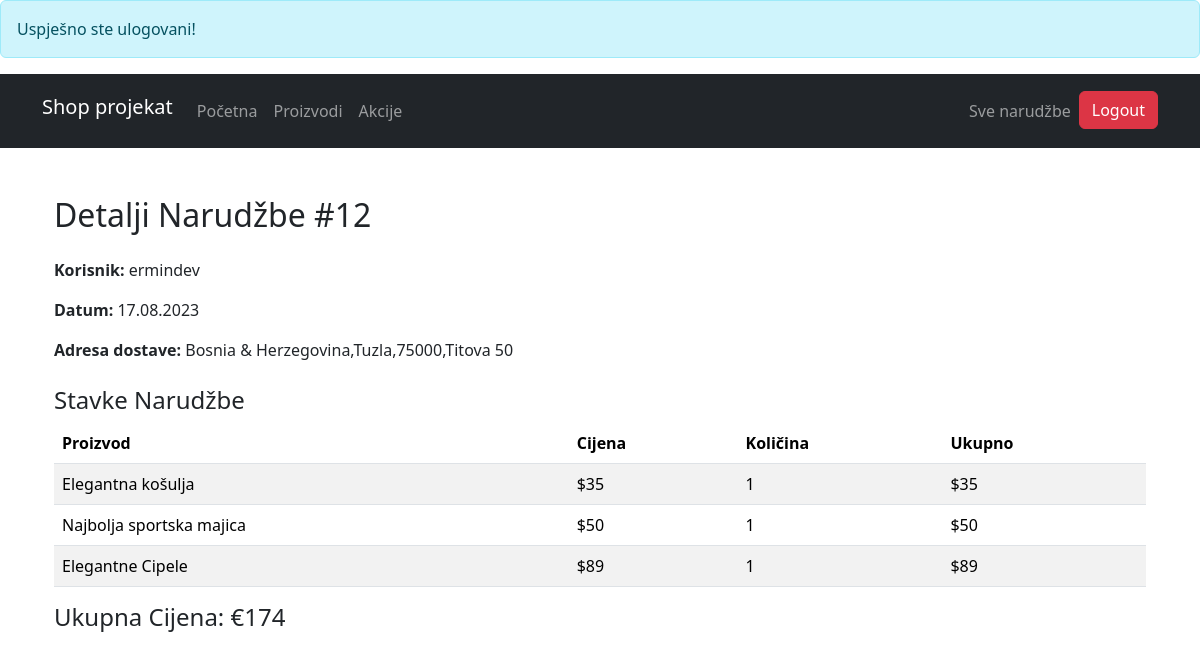
/admin/order_details.php?order_id=12 (signed in), run on the app's committed database.
### tables this page shows
CREATE TABLE `users` (
  `user_id` int(11) NOT NULL,
  `name` varchar(255) NOT NULL,
  `username` varchar(255) NOT NULL,
  `email` varchar(255) NOT NULL,
  `is_admin` int(11) NOT NULL DEFAULT 0,
  `password` varchar(255) NOT NULL,
  `created_at` datetime NOT NULL DEFAULT current_timestamp()
);

CREATE TABLE `orders` (
  `order_id` int(11) NOT NULL,
  `user_id` int(11) NOT NULL,
  `delivery_address` varchar(255) NOT NULL,
  `created_at` datetime NOT NULL DEFAULT current_timestamp()
);

CREATE TABLE `order_items` (
  `order_items_id` int(11) NOT NULL,
  `order_id` int(11) NOT NULL,
  `product_id` int(11) NOT NULL,
  `quantity` int(10) NOT NULL
);

CREATE TABLE `products` (
  `product_id` int(11) NOT NULL,
  `name` varchar(255) NOT NULL,
  `price` varchar(255) NOT NULL,
  `size` varchar(255) NOT NULL,
  `image` varchar(255) NOT NULL,
  `created_at` datetime NOT NULL DEFAULT current_timestamp()
);

### app/classes/Cart.php (called while the page is built, shortened)
<?php
class Cart
{
    public function __construct(){
        global $conn;
        $this->conn = $conn;
    }
}

### app/classes/Order.php (called while the page is built, shortened)
<?php
require_once "Cart.php";
class Order extends Cart
{
    public function get_order_details($order_id)
    {
        $sql = "SELECT p.name, p.price, oi.quantity
            FROM order_items oi
            INNER JOIN products p ON oi.product_id = p.product_id
            WHERE oi.order_id = ?";
        $stmt = $this->conn->prepare($sql);
        $stmt->bind_param("i", $order_id);
        $stmt->execute();
        $result = $stmt->get_result();
        $order_details = array();
        if ($result->num_rows > 0) {
            while ($row = $result->fetch_assoc()) {
                $order_details[] = $row;
            }
        }
        return $order_details;
    }
    public function getOrder($order_id)
    {
        $sql = "SELECT * FROM orders WHERE order_id = ?";
        $stmt = $this->conn->prepare($sql);
        $stmt->bind_param("i", $order_id);
        $stmt->execute();
        $result = $stmt->get_result();
        return $result->fetch_assoc();
    }
}

### app/classes/User.php (called while the page is built, shortened)
<?php
class User{
    protected $conn;
    public function __construct(){
        global $conn;
        $this->conn = $conn;
    }
    public function getUser($user_id)
    {
        $sql = "SELECT * FROM users WHERE user_id = ?";
        $stmt = $this->conn->prepare($sql);
        $stmt->bind_param("i",$user_id);
        $stmt->execute();
        $res = $stmt->get_result();
        return $res->fetch_assoc();
    }
}

### app/classes/Utils.php (called while the page is built)
<?php
class Utils
{
    function format_date($date)
    {
        $timestamp = strtotime($date);
        return date('d.m.Y', $timestamp);
    }
}

### admin/order_details.php (the view, shortened to what this page needs)
<?php
require_once 'inc/header.php';
require_once '../app/classes/Order.php';
require_once '../app/classes/User.php';
require_once '../app/classes/Utils.php';
$user = new User();
$order = new Order();
$utils = new Utils();
if (isset($_GET['order_id'])) {
    $order_id = $_GET['order_id'];
    $order_details = $order->get_order_details($order_id);
}
$thisOrder=$order->getOrder($order_id);
$user = $user->getUser($thisOrder['user_id']);
?>
<div class="container mt-5">
    <?php
    function calculate_total_price(array $order_details)
    {
        $total_price = 0;
        foreach ($order_details as $item) {
            $total_price += $item['price'] * $item['quantity'];
        }
        return $total_price;
    }
    if (isset($order_details)) : ?>
        <h2 class="mb-4">Detalji Narudžbe #<?php echo $order_id; ?></h2>
        <p><strong>Korisnik:</strong> <?php echo $user['name']; ?></p>
        <p><strong>Datum:</strong> <?php echo $utils->format_date($thisOrder['created_at']); ?></p>
        <p><strong>Adresa dostave:</strong> <?php echo $thisOrder['delivery_address'] ?></p>
        <h4 class="mt-4">Stavke Narudžbe</h4>
        <table class="table table-striped">
            <thead>
                <tr>
                    <th>Proizvod</th>
                    <th>Cijena</th>
                    <th>Količina</th>
                    <th>Ukupno</th>
                </tr>
            </thead>
            <tbody>
                <?php foreach ($order_details as $item) : ?>
                    <tr>
                        <td><?php echo $item['name']; ?></td>
                        <td>$<?php echo $item['price']; ?></td>
                        <td><?php echo $item['quantity']; ?></td>
                        <td>$<?php echo $item['price']*$item['quantity']; ?></td>
                    </tr>
                <?php endforeach; ?>
            </tbody>
        </table>
        <h4 class="mt-3">Ukupna Cijena: €<?php echo calculate_total_price($order_details); ?></h4>
    <?php else : ?>
        <p>Nema dostupnih detalja za ovu narudžbu.</p>
    <?php endif; ?>
</div>
<?php require_once 'inc/footer.php'; ?>

### data on the page
users: name "ermindev"
orders: created_at "17.08.2023", delivery_address "Bosnia & Herzegovina,Tuzla,75000,Titova 50"
order_items: product.name "Elegantna košulja", product.price "35", quantity "1", $item['price']*$item['quantity'] "35"
order_items: product.name "Najbolja sportska majica", product.price "50", quantity "1", $item['price']*$item['quantity'] "50"
order_items: product.name "Elegantne Cipele", product.price "89", quantity "1", $item['price']*$item['quantity'] "89"

### other printed values
$_SESSION['servermsg'] "Uspješno ste ulogovani!"
$order_id "12"
calculate_total_price($order_details) "174"
